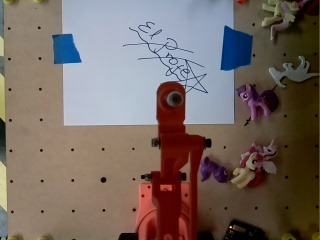
#> input picture Contornos y Formas/Imagenes/Elprofe.jpeg, 320 x 240 px
$ python bordes.py
#> lines starting #> are read from the running program, lines starting #| are printed output that depends on the picture; after the words box and inside, x2 and y2 are one past the last pixel; in counts of white or black regions, pixels touching at a corner belong together
import cv2
import numpy as np
import matplotlib
from matplotlib.pyplot import imshow
from matplotlib import pyplot as plt

# 1. leer la imagen (RGB)
img = cv2.imread('Imagenes/Elprofe.jpeg')
#> img is the input picture: shape (240, 320, 3); mean B, G, R 98.6, 104.7, 117.7
img = cv2.cvtColor(img, cv2.COLOR_BGR2RGB)
###

###
# 2. convertir a escala de grises
img_gray = cv2.cvtColor(img, cv2.COLOR_RGB2GRAY)
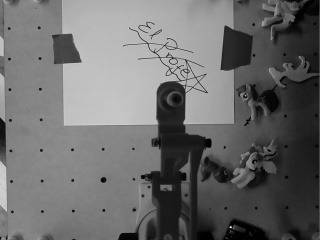
#> img_gray: shape (240, 320); min 0, max 241, mean 107.9
plt.imshow(img_gray, cmap='gray')

# 3. plotear histograma de la imagen en escala de grises

# plotear su histograma
img_Hist = img_gray.flatten()
"""
plt.figure( figsize=(10,5) )
plt.title( 'Hue Values' )
plt.xlabel( 'Valor Hue' ); plt.ylabel( 'Frecuencia' )
Hist = plt.hist( img_Hist, 70)
plt.show()
# 4. crear máscara binaria a partir del umbral del histograma
"""
BN = cv2.inRange(img_gray, 0, 150)
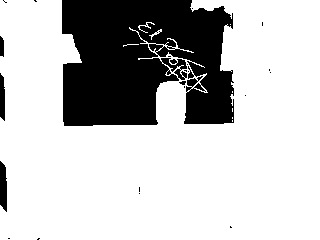
#> BN: shape (240, 320); 75.7% white; 22 black regions (18 under 20 px), largest, box (x1, y1, x2, y2) and area: (62, 0, 234, 126) 17997, (0, 161, 7, 212) 298, (0, 73, 5, 121) 206, (0, 36, 4, 57) 74

fig = plt.figure(figsize=(10, 10))
plt.imshow(BN, cmap='gray')
plt.axis('off')
plt.show()

canny= cv2.Canny(BN,0,100)
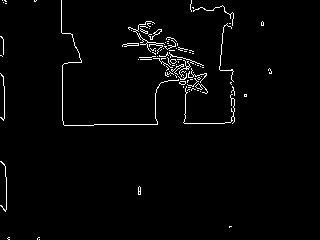
#> canny: shape (240, 320); 2.1% white in thin lines or dots, all inside (x1, y1, x2, y2) = (0, 0, 272, 240)
canny= cv2.dilate(canny,None, iterations=1)
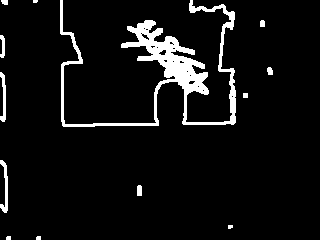
#> canny: shape (240, 320); 6.5% white; 13 white regions (4 under 20 px), largest, box (x1, y1, x2, y2) and area: (60, 0, 236, 127) 4328, (0, 160, 8, 213) 199, (0, 72, 6, 122) 170

plt.imshow(canny, cmap='gray')
plt.show()

$ run again, with Contornos y Formas/Imagenes/Imagenrara.png saved as Contornos y Formas/Imagenes/Elprofe.jpeg
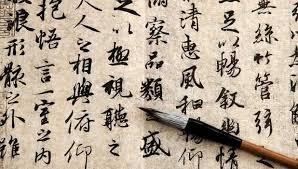
#> input picture Contornos y Formas/Imagenes/Imagenrara.png, 298 x 169 px
#> img is the input picture: shape (169, 298, 3); mean B, G, R 152.4, 168.7, 183.1
#> `BN = cv2.inRange(img_gray, 0, 150)`:
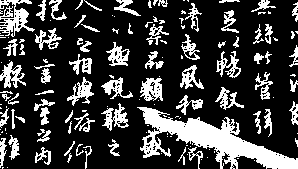
#> BN: shape (169, 298); 23.9% white; 148 white regions (72 under 20 px), largest, box (x1, y1, x2, y2) and area: (137, 107, 298, 169) 3558, (0, 0, 35, 37) 597, (140, 78, 163, 101) 349
#> `canny= cv2.dilate(canny,None, iterations=1)`:
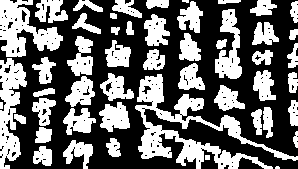
#> canny: shape (169, 298); 41.4% white; 50 white regions (2 under 20 px), largest, box (x1, y1, x2, y2) and area: (135, 74, 298, 169) 4078, (0, 0, 63, 57) 1839, (0, 58, 27, 169) 1678
